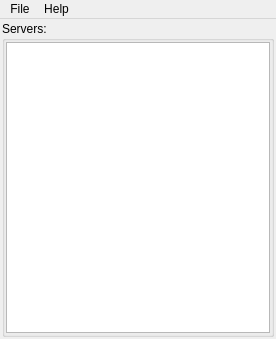
<?xml version="1.0" encoding="UTF-8"?>
<ui version="4.0">
 <class>MainWindow</class>
 <widget class="QMainWindow" name="MainWindow">
  <property name="geometry">
   <rect>
    <x>0</x>
    <y>0</y>
    <width>276</width>
    <height>339</height>
   </rect>
  </property>
  <property name="windowTitle">
   <string>Unmanarc's Dovecot Mail Administration </string>
  </property>
  <property name="windowIcon">
   <iconset resource="resources.qrc">
    <normaloff>:/icons/mail.svg</normaloff>:/icons/mail.svg</iconset>
  </property>
  <widget class="QWidget" name="centralWidget">
   <layout class="QGridLayout" name="gridLayout">
    <property name="leftMargin">
     <number>2</number>
    </property>
    <property name="topMargin">
     <number>2</number>
    </property>
    <property name="rightMargin">
     <number>2</number>
    </property>
    <property name="bottomMargin">
     <number>2</number>
    </property>
    <property name="spacing">
     <number>2</number>
    </property>
    <item row="0" column="0">
     <widget class="QGroupBox" name="groupBox">
      <property name="title">
       <string>Servers:</string>
      </property>
      <property name="flat">
       <bool>false</bool>
      </property>
      <layout class="QGridLayout" name="gridLayout_2">
       <property name="leftMargin">
        <number>1</number>
       </property>
       <property name="topMargin">
        <number>1</number>
       </property>
       <property name="rightMargin">
        <number>1</number>
       </property>
       <property name="bottomMargin">
        <number>1</number>
       </property>
       <item row="0" column="0">
        <widget class="QListWidget" name="listWidget_servers">
         <property name="viewMode">
          <enum>QListView::IconMode</enum>
         </property>
        </widget>
       </item>
      </layout>
     </widget>
    </item>
   </layout>
  </widget>
  <widget class="QMenuBar" name="menuBar">
   <property name="geometry">
    <rect>
     <x>0</x>
     <y>0</y>
     <width>276</width>
     <height>23</height>
    </rect>
   </property>
   <widget class="QMenu" name="menuFile">
    <property name="title">
     <string>File</string>
    </property>
    <addaction name="actionAddServer"/>
    <addaction name="actionRemoveServer"/>
    <addaction name="separator"/>
    <addaction name="actionExit"/>
   </widget>
   <widget class="QMenu" name="menuHelp">
    <property name="title">
     <string>Help</string>
    </property>
    <addaction name="actionAbout"/>
   </widget>
   <addaction name="menuFile"/>
   <addaction name="menuHelp"/>
  </widget>
  <action name="actionExit">
   <property name="text">
    <string>Exit</string>
   </property>
  </action>
  <action name="actionAddServer">
   <property name="icon">
    <iconset resource="resources.qrc">
     <normaloff>:/icons/sign-add.svg</normaloff>:/icons/sign-add.svg</iconset>
   </property>
   <property name="text">
    <string>Add Server</string>
   </property>
  </action>
  <action name="actionRemoveServer">
   <property name="icon">
    <iconset resource="resources.qrc">
     <normaloff>:/icons/minus.svg</normaloff>:/icons/minus.svg</iconset>
   </property>
   <property name="text">
    <string>Remove Server</string>
   </property>
  </action>
  <action name="actionAbout">
   <property name="text">
    <string>About</string>
   </property>
  </action>
 </widget>
 <layoutdefault spacing="6" margin="11"/>
 <resources>
  <include location="resources.qrc"/>
 </resources>
 <connections>
  <connection>
   <sender>actionExit</sender>
   <signal>triggered()</signal>
   <receiver>MainWindow</receiver>
   <slot>close()</slot>
   <hints>
    <hint type="sourcelabel">
     <x>-1</x>
     <y>-1</y>
    </hint>
    <hint type="destinationlabel">
     <x>137</x>
     <y>169</y>
    </hint>
   </hints>
  </connection>
 </connections>
</ui>
